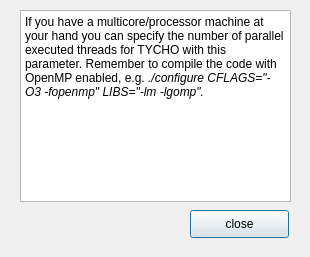
<?xml version="1.0" encoding="UTF-8"?>
<ui version="4.0">
 <class>help4</class>
 <widget class="QDialog" name="help4">
  <property name="geometry">
   <rect>
    <x>0</x>
    <y>0</y>
    <width>310</width>
    <height>257</height>
   </rect>
  </property>
  <property name="windowTitle">
   <string>OpenMP</string>
  </property>
  <property name="windowIcon">
   <iconset>
    <normaloff>tycho_logo_klein.png</normaloff>tycho_logo_klein.png</iconset>
  </property>
  <widget class="QTextBrowser" name="textBrowser">
   <property name="geometry">
    <rect>
     <x>20</x>
     <y>10</y>
     <width>271</width>
     <height>192</height>
    </rect>
   </property>
   <property name="html">
    <string>&lt;!DOCTYPE HTML PUBLIC &quot;-//W3C//DTD HTML 4.0//EN&quot; &quot;http://www.w3.org/TR/REC-html40/strict.dtd&quot;&gt;
&lt;html&gt;&lt;head&gt;&lt;meta name=&quot;qrichtext&quot; content=&quot;1&quot; /&gt;&lt;style type=&quot;text/css&quot;&gt;
p, li { white-space: pre-wrap; }
&lt;/style&gt;&lt;/head&gt;&lt;body style=&quot; font-family:'Sans Serif'; font-size:9pt; font-weight:400; font-style:normal;&quot;&gt;
&lt;p style=&quot; margin-top:0px; margin-bottom:0px; margin-left:0px; margin-right:0px; -qt-block-indent:0; text-indent:0px;&quot;&gt;If you have a multicore/processor machine at your hand you can specify the number of parallel executed threads for TYCHO with this parameter. Remember to compile the code with OpenMP enabled, e.g. &lt;span style=&quot; font-style:italic;&quot;&gt;./configure CFLAGS=&amp;quot;-O3 -fopenmp&amp;quot; LIBS=&amp;quot;-lm -lgomp&amp;quot;.&lt;/span&gt;&lt;/p&gt;&lt;/body&gt;&lt;/html&gt;</string>
   </property>
  </widget>
  <widget class="QPushButton" name="close">
   <property name="geometry">
    <rect>
     <x>190</x>
     <y>210</y>
     <width>99</width>
     <height>28</height>
    </rect>
   </property>
   <property name="text">
    <string>close</string>
   </property>
  </widget>
 </widget>
 <resources/>
 <connections/>
</ui>
